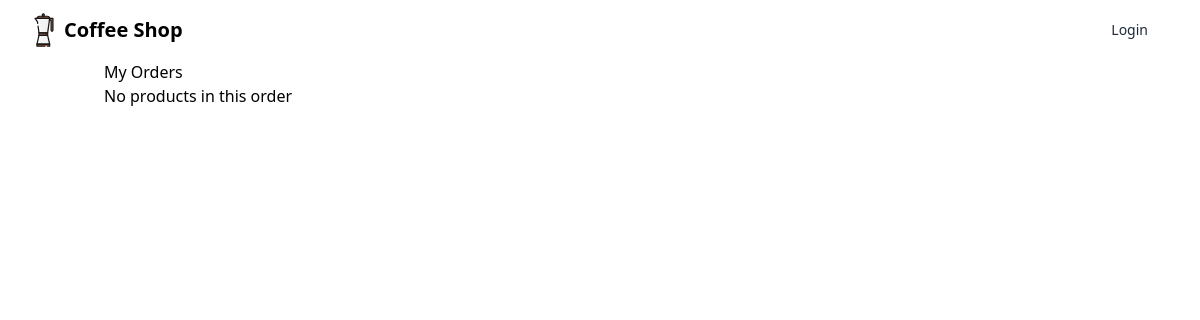
/pedidos/mi-orden/, run on an earlier commit of the app's database.
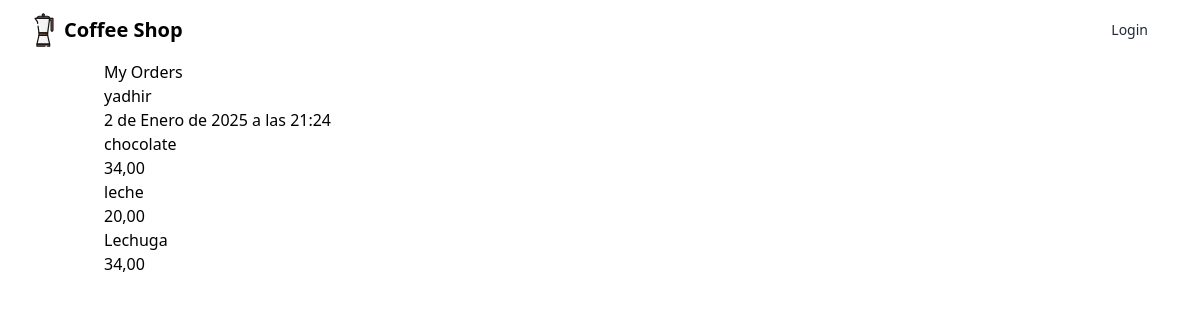
And on a later commit of the database.
### orders/models.py (models this page shows, shortened)
class Order(models.Model):
    user = models.ForeignKey(User, on_delete=models.CASCADE)
    is_active = models.BooleanField(default=True)
    order_date = models.DateTimeField(auto_now_add=True)

class OrderProduct(models.Model):
    order = models.ForeignKey(Order, on_delete=models.CASCADE)
    product = models.ForeignKey(Product, on_delete=models.PROTECT)
    quantity = models.IntegerField()

### products/models.py (models this page shows, shortened)
class Product(models.Model):
    name = models.CharField(max_length=200, verbose_name="Nombre")
    description = models.TextField(max_length=300, verbose_name="Descripción")  # Cambié 'Description' a minúscula
    price = models.DecimalField(max_digits=10, decimal_places=2, verbose_name="Precio")  # Cambié 'Price' a minúscula
    available = models.BooleanField(default=True, verbose_name="Disponible")  # Cambié 'Available' a minúscula y true a booleano
    photo = models.ImageField(upload_to='logos', null=True, blank=True, verbose_name="Foto")  # Cambié 'Photo' a minúscula

### orders/views.py (the view)
# urls.py: path('mi-orden/', MyOrderView.as_view(), name="mi-orden"),
class MyOrderView(DetailView):
    model = Order
    template_name = "my_order.html"
    context_object_name = "order"
    def get_object(self, queryset =None):
        return Order.objects.filter(is_active=True ).first()

### orders/templates/my_order.html
{% extends "base.html" %}
{% block content %}
<h1>My Orders</h1>
<p>{{ order.user.username }}</p>
<p>{{ order.order_date }}</p>
{% for product_order in order.orderproduct_set.all %}
<p>{{ product_order.product.name }}</p>
<p>{{ product_order.product.price }}</p>
{% empty %}
<p>No products in this order</p>
{% endfor %}
{% endblock content %}

What changed in the data, as far as the page shows it:
added Order: user.username "yadhir", order_date "2 de Enero de 2025 a las 21:24"
added OrderProduct: product.name "chocolate", product.price "34,00"
added OrderProduct: product.name "leche", product.price "20,00"
added OrderProduct: product.name "Lechuga", product.price "34,00"
Also different on the page:
text no longer shown: "No products in this order"
